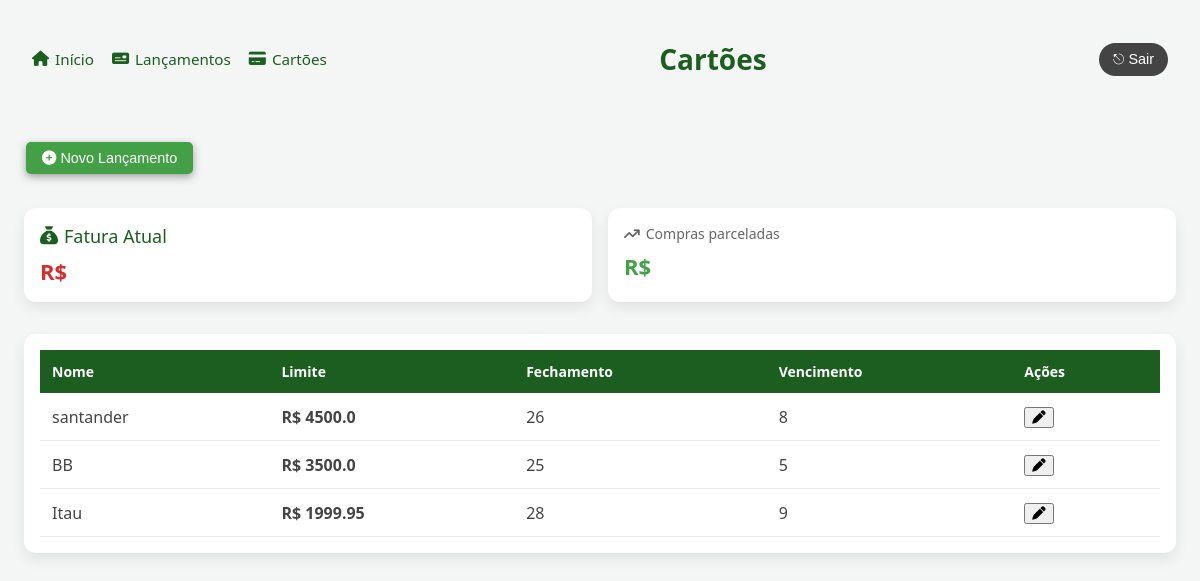
The app's page /cartoes/, older data.
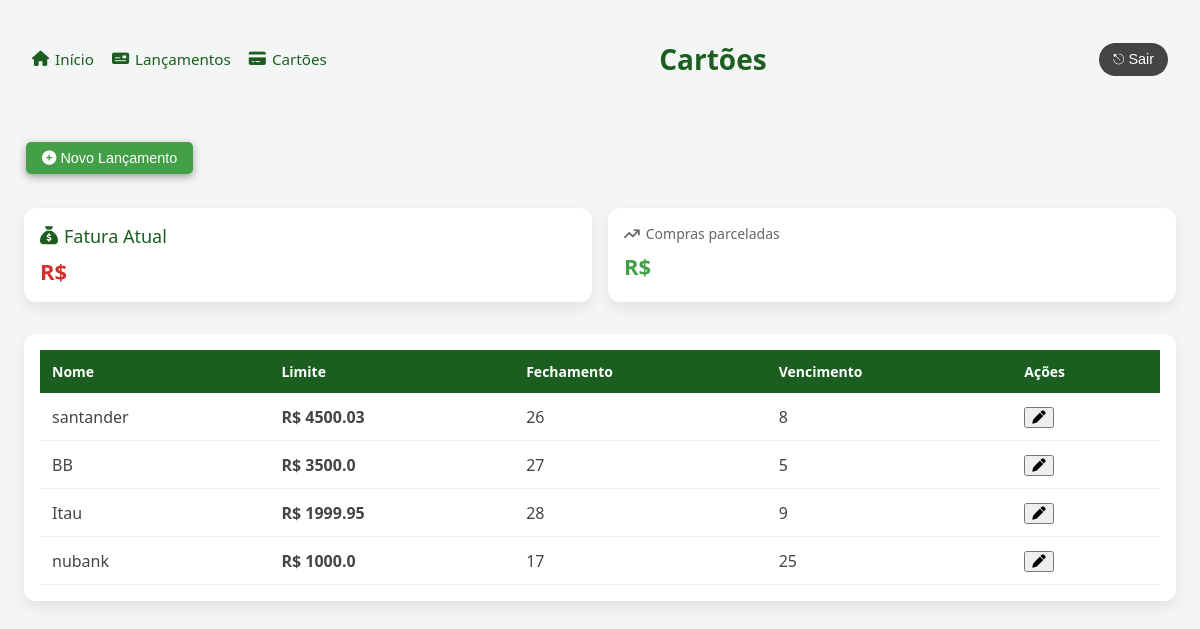
The same page, newer data.
### contas/models/cartao.py (models this page shows, shortened)
class Cartao(models.Model):
    descricao = models.CharField(max_length=70)
    limite = models.FloatField()
    fechamento = models.IntegerField()
    vencimento = models.IntegerField()
    dt_criacao = models.DateTimeField(auto_now=True)
    dt_update = models.DateTimeField(auto_now=True)
    class Meta:
        verbose_name_plural = 'Cartoes'

### contas/views/cartoes.py (the view)
# urls.py: 2. Add a URL to urlpatterns:  path('', views.home, name='home')
def home(request):
    cartoes = Cartao.objects.all
    return render(request, 'contas/cartoes.html', {
        'cartoes': cartoes
    })

### contas/templates/contas/cartoes.html (shortened to what this page needs)
<!DOCTYPE html>
<html lang="pt-br">
<head>
    <link rel="stylesheet"
          href="https://cdnjs.cloudflare.com/ajax/libs/font-awesome/6.5.1/css/all.min.css"/>
</head>
<body>
<div class="header">
    <nav id="navLinks" class="nav-links">
        <a href="#"><i class="fa-solid fa-house"></i> Início</a>
        <a href="#"><i class="fa-solid fa-money-check"></i> Lançamentos</a>
        <a href="#"><i class="fa-solid fa-credit-card"></i> Cartões</a>
    </nav>
    <div class="competencia">
        <h1>
            Cartões
        </h1>
    </div>
    <div class="login">
        <button class="logout-btn">
            ⎋ Sair
        </button>
    </div>
</div>
 <div class="acoes">
    <button class="add-lancamento-btn" onclick="openModal()">
        <i class="fa-solid fa-circle-plus"></i> Novo Lançamento
    </button>
</div>
<div class="cards">
    <div class="card saldo">
        <h3><i class="fa-solid fa-sack-dollar"></i> Fatura Atual</h3>
        <p class="despesa">R$ </p>
    </div>
    <div class="card">
        <h3><i class="fa-solid fa-arrow-trend-up"></i> Compras parceladas</h3>
        <p class="receita">R$ </p>
    </div>
</div>
<div class="table-container">
    <table>
        <thead>
            <tr>
                <th>Nome</th>
                <th>Limite</th>
                <th>Fechamento</th>
                <th>Vencimento</th>
                <th>Ações</th>
            </tr>
        </thead>
        <tbody>
        {% for c in cartoes %}
            <tr>
                <td>{{ c.descricao }}</td>
                <td class="valor">R$ {{ c.limite }}</td>
                <td>{{ c.fechamento }}</td>
                <td>{{ c.vencimento }}</td>
                <td><button onclick="openEditModal(
                        '{{ c.id }}',
                        '{{ c.descricao }}',
                        '{{ c.limite }}',
                        '{{ c.fechamento }}',
                        '{{ c.vencimento }}')">
                        <i class="fa-solid fa-pen"></i>
                    </button></td>
            </tr>
        {% endfor %}
        </tbody>
    </table>
</div>
</body>
</html>

Row changes from the older to the newer data that the page shows:
changed Cartao "santander": limite "4500.0" → "4500.03"
changed Cartao "BB": fechamento "25" → "27"
added Cartao: descricao "nubank", limite "1000.0", fechamento "17", vencimento "25"
